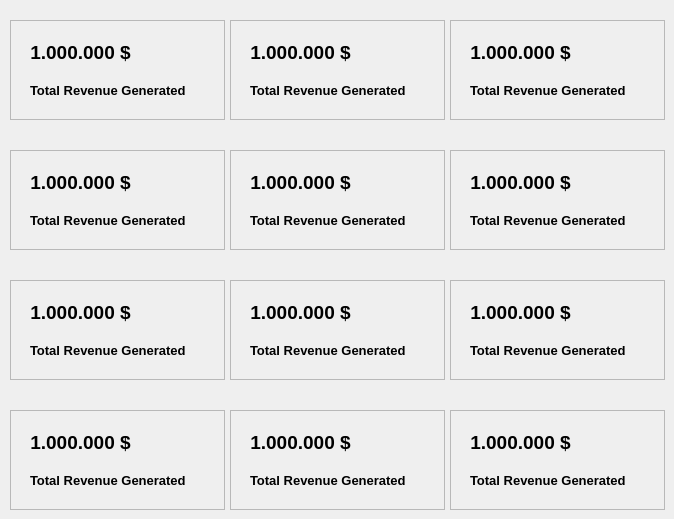
      <widget class="QWidget" name="page">
       <widget class="QFrame" name="frame_7">
        <property name="geometry">
         <rect>
          <x>10</x>
          <y>280</y>
          <width>215</width>
          <height>100</height>
         </rect>
        </property>
        <property name="minimumSize">
         <size>
          <width>215</width>
          <height>100</height>
         </size>
        </property>
        <property name="maximumSize">
         <size>
          <width>215</width>
          <height>100</height>
         </size>
        </property>
        <property name="frameShape">
         <enum>QFrame::StyledPanel</enum>
        </property>
        <property name="frameShadow">
         <enum>QFrame::Raised</enum>
        </property>
        <widget class="QLabel" name="label_11">
         <property name="geometry">
          <rect>
           <x>10</x>
           <y>10</y>
           <width>121</width>
           <height>45</height>
          </rect>
         </property>
         <property name="font">
          <font>
           <pointsize>14</pointsize>
           <weight>75</weight>
           <bold>true</bold>
          </font>
         </property>
         <property name="text">
          <string>1.000.000 $</string>
         </property>
         <property name="alignment">
          <set>Qt::AlignCenter</set>
         </property>
        </widget>
        <widget class="QLabel" name="label_12">
         <property name="geometry">
          <rect>
           <x>144</x>
           <y>10</y>
           <width>65</width>
           <height>45</height>
          </rect>
         </property>
         <property name="minimumSize">
          <size>
           <width>65</width>
           <height>45</height>
          </size>
         </property>
         <property name="maximumSize">
          <size>
           <width>65</width>
           <height>45</height>
          </size>
         </property>
         <property name="text">
          <string/>
         </property>
         <property name="pixmap">
          <pixmap resource="bookstore.qrc">:/Icons/credit-card.svg</pixmap>
         </property>
         <property name="scaledContents">
          <bool>false</bool>
         </property>
         <property name="alignment">
          <set>Qt::AlignCenter</set>
         </property>
        </widget>
        <widget class="QLabel" name="label_13">
         <property name="geometry">
          <rect>
           <x>20</x>
           <y>60</y>
           <width>171</width>
           <height>20</height>
          </rect>
         </property>
         <property name="font">
          <font>
           <pointsize>10</pointsize>
           <weight>75</weight>
           <bold>true</bold>
          </font>
         </property>
         <property name="text">
          <string>Total Revenue Generated</string>
         </property>
        </widget>
       </widget>
       <widget class="QFrame" name="frame_8">
        <property name="geometry">
         <rect>
          <x>10</x>
          <y>410</y>
          <width>215</width>
          <height>100</height>
         </rect>
        </property>
        <property name="minimumSize">
         <size>
          <width>215</width>
          <height>100</height>
         </size>
        </property>
        <property name="maximumSize">
         <size>
          <width>215</width>
          <height>100</height>
         </size>
        </property>
        <property name="frameShape">
         <enum>QFrame::StyledPanel</enum>
        </property>
        <property name="frameShadow">
         <enum>QFrame::Raised</enum>
        </property>
        <widget class="QLabel" name="label_20">
         <property name="geometry">
          <rect>
           <x>10</x>
           <y>10</y>
           <width>121</width>
           <height>45</height>
          </rect>
         </property>
         <property name="font">
          <font>
           <pointsize>14</pointsize>
           <weight>75</weight>
           <bold>true</bold>
          </font>
         </property>
         <property name="text">
          <string>1.000.000 $</string>
         </property>
         <property name="alignment">
          <set>Qt::AlignCenter</set>
         </property>
        </widget>
        <widget class="QLabel" name="label_21">
         <property name="geometry">
          <rect>
           <x>144</x>
           <y>10</y>
           <width>65</width>
           <height>45</height>
          </rect>
         </property>
         <property name="minimumSize">
          <size>
           <width>65</width>
           <height>45</height>
          </size>
         </property>
         <property name="maximumSize">
          <size>
           <width>65</width>
           <height>45</height>
          </size>
         </property>
         <property name="text">
          <string/>
         </property>
         <property name="pixmap">
          <pixmap resource="bookstore.qrc">:/Icons/credit-card.svg</pixmap>
         </property>
         <property name="scaledContents">
          <bool>false</bool>
         </property>
         <property name="alignment">
          <set>Qt::AlignCenter</set>
         </property>
        </widget>
        <widget class="QLabel" name="label_22">
         <property name="geometry">
          <rect>
           <x>20</x>
           <y>60</y>
           <width>171</width>
           <height>20</height>
          </rect>
         </property>
         <property name="font">
          <font>
           <pointsize>10</pointsize>
           <weight>75</weight>
           <bold>true</bold>
          </font>
         </property>
         <property name="text">
          <string>Total Revenue Generated</string>
         </property>
        </widget>
       </widget>
       <widget class="QFrame" name="frame_9">
        <property name="geometry">
         <rect>
          <x>450</x>
          <y>410</y>
          <width>215</width>
          <height>100</height>
         </rect>
        </property>
        <property name="minimumSize">
         <size>
          <width>215</width>
          <height>100</height>
         </size>
        </property>
        <property name="maximumSize">
         <size>
          <width>215</width>
          <height>100</height>
         </size>
        </property>
        <property name="frameShape">
         <enum>QFrame::StyledPanel</enum>
        </property>
        <property name="frameShadow">
         <enum>QFrame::Raised</enum>
        </property>
        <widget class="QLabel" name="label_35">
         <property name="geometry">
          <rect>
           <x>10</x>
           <y>10</y>
           <width>121</width>
           <height>45</height>
          </rect>
         </property>
         <property name="font">
          <font>
           <pointsize>14</pointsize>
           <weight>75</weight>
           <bold>true</bold>
          </font>
         </property>
         <property name="text">
          <string>1.000.000 $</string>
         </property>
         <property name="alignment">
          <set>Qt::AlignCenter</set>
         </property>
        </widget>
        <widget class="QLabel" name="label_36">
         <property name="geometry">
          <rect>
           <x>144</x>
           <y>10</y>
           <width>65</width>
           <height>45</height>
          </rect>
         </property>
         <property name="minimumSize">
          <size>
           <width>65</width>
           <height>45</height>
          </size>
         </property>
         <property name="maximumSize">
          <size>
           <width>65</width>
           <height>45</height>
          </size>
         </property>
         <property name="text">
          <string/>
         </property>
         <property name="pixmap">
          <pixmap resource="bookstore.qrc">:/Icons/credit-card.svg</pixmap>
         </property>
         <property name="scaledContents">
          <bool>false</bool>
         </property>
         <property name="alignment">
          <set>Qt::AlignCenter</set>
         </property>
        </widget>
        <widget class="QLabel" name="label_37">
         <property name="geometry">
          <rect>
           <x>20</x>
           <y>60</y>
           <width>171</width>
           <height>20</height>
          </rect>
         </property>
         <property name="font">
          <font>
           <pointsize>10</pointsize>
           <weight>75</weight>
           <bold>true</bold>
          </font>
         </property>
         <property name="text">
          <string>Total Revenue Generated</string>
         </property>
        </widget>
       </widget>
       <widget class="QFrame" name="frame_11">
        <property name="geometry">
         <rect>
          <x>230</x>
          <y>410</y>
          <width>215</width>
          <height>100</height>
         </rect>
        </property>
        <property name="minimumSize">
         <size>
          <width>215</width>
          <height>100</height>
         </size>
        </property>
        <property name="maximumSize">
         <size>
          <width>215</width>
          <height>100</height>
         </size>
        </property>
        <property name="frameShape">
         <enum>QFrame::StyledPanel</enum>
        </property>
        <property name="frameShadow">
         <enum>QFrame::Raised</enum>
        </property>
        <widget class="QLabel" name="label_38">
         <property name="geometry">
          <rect>
           <x>10</x>
           <y>10</y>
           <width>121</width>
           <height>45</height>
          </rect>
         </property>
         <property name="font">
          <font>
           <pointsize>14</pointsize>
           <weight>75</weight>
           <bold>true</bold>
          </font>
         </property>
         <property name="text">
          <string>1.000.000 $</string>
         </property>
         <property name="alignment">
          <set>Qt::AlignCenter</set>
         </property>
        </widget>
        <widget class="QLabel" name="label_39">
         <property name="geometry">
          <rect>
           <x>144</x>
           <y>10</y>
           <width>65</width>
           <height>45</height>
          </rect>
         </property>
         <property name="minimumSize">
          <size>
           <width>65</width>
           <height>45</height>
          </size>
         </property>
         <property name="maximumSize">
          <size>
           <width>65</width>
           <height>45</height>
          </size>
         </property>
         <property name="text">
          <string/>
         </property>
         <property name="pixmap">
          <pixmap resource="bookstore.qrc">:/Icons/credit-card.svg</pixmap>
         </property>
         <property name="scaledContents">
          <bool>false</bool>
         </property>
         <property name="alignment">
          <set>Qt::AlignCenter</set>
         </property>
        </widget>
        <widget class="QLabel" name="label_40">
         <property name="geometry">
          <rect>
           <x>20</x>
           <y>60</y>
           <width>171</width>
           <height>20</height>
          </rect>
         </property>
         <property name="font">
          <font>
           <pointsize>10</pointsize>
           <weight>75</weight>
           <bold>true</bold>
          </font>
         </property>
         <property name="text">
          <string>Total Revenue Generated</string>
         </property>
        </widget>
       </widget>
       <widget class="QFrame" name="frame_12">
        <property name="geometry">
         <rect>
          <x>450</x>
          <y>280</y>
          <width>215</width>
          <height>100</height>
         </rect>
        </property>
        <property name="minimumSize">
         <size>
          <width>215</width>
          <height>100</height>
         </size>
        </property>
        <property name="maximumSize">
         <size>
          <width>215</width>
          <height>100</height>
         </size>
        </property>
        <property name="frameShape">
         <enum>QFrame::StyledPanel</enum>
        </property>
        <property name="frameShadow">
         <enum>QFrame::Raised</enum>
        </property>
        <widget class="QLabel" name="label_41">
         <property name="geometry">
          <rect>
           <x>10</x>
           <y>10</y>
           <width>121</width>
           <height>45</height>
          </rect>
         </property>
         <property name="font">
          <font>
           <pointsize>14</pointsize>
           <weight>75</weight>
           <bold>true</bold>
          </font>
         </property>
         <property name="text">
          <string>1.000.000 $</string>
         </property>
         <property name="alignment">
          <set>Qt::AlignCenter</set>
         </property>
        </widget>
        <widget class="QLabel" name="label_42">
         <property name="geometry">
          <rect>
           <x>144</x>
           <y>10</y>
           <width>65</width>
           <height>45</height>
          </rect>
         </property>
         <property name="minimumSize">
          <size>
           <width>65</width>
           <height>45</height>
          </size>
         </property>
         <property name="maximumSize">
          <size>
           <width>65</width>
           <height>45</height>
          </size>
         </property>
         <property name="text">
          <string/>
         </property>
         <property name="pixmap">
          <pixmap resource="bookstore.qrc">:/Icons/credit-card.svg</pixmap>
         </property>
         <property name="scaledContents">
          <bool>false</bool>
         </property>
         <property name="alignment">
          <set>Qt::AlignCenter</set>
         </property>
        </widget>
        <widget class="QLabel" name="label_43">
         <property name="geometry">
          <rect>
           <x>20</x>
           <y>60</y>
           <width>171</width>
           <height>20</height>
          </rect>
         </property>
         <property name="font">
          <font>
           <pointsize>10</pointsize>
           <weight>75</weight>
           <bold>true</bold>
          </font>
         </property>
         <property name="text">
          <string>Total Revenue Generated</string>
         </property>
        </widget>
       </widget>
       <widget class="QFrame" name="frame_14">
        <property name="geometry">
         <rect>
          <x>230</x>
          <y>280</y>
          <width>215</width>
          <height>100</height>
         </rect>
        </property>
        <property name="minimumSize">
         <size>
          <width>215</width>
          <height>100</height>
         </size>
        </property>
        <property name="maximumSize">
         <size>
          <width>215</width>
          <height>100</height>
         </size>
        </property>
        <property name="frameShape">
         <enum>QFrame::StyledPanel</enum>
        </property>
        <property name="frameShadow">
         <enum>QFrame::Raised</enum>
        </property>
        <widget class="QLabel" name="label_44">
         <property name="geometry">
          <rect>
           <x>10</x>
           <y>10</y>
           <width>121</width>
           <height>45</height>
          </rect>
         </property>
         <property name="font">
          <font>
           <pointsize>14</pointsize>
           <weight>75</weight>
           <bold>true</bold>
          </font>
         </property>
         <property name="text">
          <string>1.000.000 $</string>
         </property>
         <property name="alignment">
          <set>Qt::AlignCenter</set>
         </property>
        </widget>
        <widget class="QLabel" name="label_45">
         <property name="geometry">
          <rect>
           <x>144</x>
           <y>10</y>
           <width>65</width>
           <height>45</height>
          </rect>
         </property>
         <property name="minimumSize">
          <size>
           <width>65</width>
           <height>45</height>
          </size>
         </property>
         <property name="maximumSize">
          <size>
           <width>65</width>
           <height>45</height>
          </size>
         </property>
         <property name="text">
          <string/>
         </property>
         <property name="pixmap">
          <pixmap resource="bookstore.qrc">:/Icons/credit-card.svg</pixmap>
         </property>
         <property name="scaledContents">
          <bool>false</bool>
         </property>
         <property name="alignment">
          <set>Qt::AlignCenter</set>
         </property>
        </widget>
        <widget class="QLabel" name="label_46">
         <property name="geometry">
          <rect>
           <x>20</x>
           <y>60</y>
           <width>171</width>
           <height>20</height>
          </rect>
         </property>
         <property name="font">
          <font>
           <pointsize>10</pointsize>
           <weight>75</weight>
           <bold>true</bold>
          </font>
         </property>
         <property name="text">
          <string>Total Revenue Generated</string>
         </property>
        </widget>
       </widget>
       <widget class="QFrame" name="frame_15">
        <property name="geometry">
         <rect>
          <x>230</x>
          <y>20</y>
          <width>215</width>
          <height>100</height>
         </rect>
        </property>
        <property name="minimumSize">
         <size>
          <width>215</width>
          <height>100</height>
         </size>
        </property>
        <property name="maximumSize">
         <size>
          <width>215</width>
          <height>100</height>
         </size>
        </property>
        <property name="frameShape">
         <enum>QFrame::StyledPanel</enum>
        </property>
        <property name="frameShadow">
         <enum>QFrame::Raised</enum>
        </property>
        <widget class="QLabel" name="label_47">
         <property name="geometry">
          <rect>
           <x>10</x>
           <y>10</y>
           <width>121</width>
           <height>45</height>
          </rect>
         </property>
         <property name="font">
          <font>
           <pointsize>14</pointsize>
           <weight>75</weight>
           <bold>true</bold>
          </font>
         </property>
         <property name="text">
          <string>1.000.000 $</string>
         </property>
         <property name="alignment">
          <set>Qt::AlignCenter</set>
         </property>
        </widget>
        <widget class="QLabel" name="label_48">
         <property name="geometry">
          <rect>
           <x>144</x>
           <y>10</y>
           <width>65</width>
           <height>45</height>
          </rect>
         </property>
         <property name="minimumSize">
          <size>
           <width>65</width>
           <height>45</height>
          </size>
         </property>
         <property name="maximumSize">
          <size>
           <width>65</width>
           <height>45</height>
          </size>
         </property>
         <property name="text">
          <string/>
         </property>
         <property name="pixmap">
          <pixmap resource="bookstore.qrc">:/Icons/credit-card.svg</pixmap>
         </property>
         <property name="scaledContents">
          <bool>false</bool>
         </property>
         <property name="alignment">
          <set>Qt::AlignCenter</set>
         </property>
        </widget>
        <widget class="QLabel" name="label_49">
         <property name="geometry">
          <rect>
           <x>20</x>
           <y>60</y>
           <width>171</width>
           <height>20</height>
          </rect>
         </property>
         <property name="font">
          <font>
           <pointsize>10</pointsize>
           <weight>75</weight>
           <bold>true</bold>
          </font>
         </property>
         <property name="text">
          <string>Total Revenue Generated</string>
         </property>
        </widget>
       </widget>
       <widget class="QFrame" name="frame_16">
        <property name="geometry">
         <rect>
          <x>450</x>
          <y>20</y>
          <width>215</width>
          <height>100</height>
         </rect>
        </property>
        <property name="minimumSize">
         <size>
          <width>215</width>
          <height>100</height>
         </size>
        </property>
        <property name="maximumSize">
         <size>
          <width>215</width>
          <height>100</height>
         </size>
        </property>
        <property name="frameShape">
         <enum>QFrame::StyledPanel</enum>
        </property>
        <property name="frameShadow">
         <enum>QFrame::Raised</enum>
        </property>
        <widget class="QLabel" name="label_50">
         <property name="geometry">
          <rect>
           <x>10</x>
           <y>10</y>
           <width>121</width>
           <height>45</height>
          </rect>
         </property>
         <property name="font">
          <font>
           <pointsize>14</pointsize>
           <weight>75</weight>
           <bold>true</bold>
          </font>
         </property>
         <property name="text">
          <string>1.000.000 $</string>
         </property>
         <property name="alignment">
          <set>Qt::AlignCenter</set>
         </property>
        </widget>
        <widget class="QLabel" name="label_51">
         <property name="geometry">
          <rect>
           <x>144</x>
           <y>10</y>
           <width>65</width>
           <height>45</height>
          </rect>
         </property>
         <property name="minimumSize">
          <size>
           <width>65</width>
           <height>45</height>
          </size>
         </property>
         <property name="maximumSize">
          <size>
           <width>65</width>
           <height>45</height>
          </size>
         </property>
         <property name="text">
          <string/>
         </property>
         <property name="pixmap">
          <pixmap resource="bookstore.qrc">:/Icons/credit-card.svg</pixmap>
         </property>
         <property name="scaledContents">
          <bool>false</bool>
         </property>
         <property name="alignment">
          <set>Qt::AlignCenter</set>
         </property>
        </widget>
        <widget class="QLabel" name="label_52">
         <property name="geometry">
          <rect>
           <x>20</x>
           <y>60</y>
           <width>171</width>
           <height>20</height>
          </rect>
         </property>
         <property name="font">
          <font>
           <pointsize>10</pointsize>
           <weight>75</weight>
           <bold>true</bold>
          </font>
         </property>
         <property name="text">
          <string>Total Revenue Generated</string>
         </property>
        </widget>
       </widget>
       <widget class="QFrame" name="frame_17">
        <property name="geometry">
         <rect>
          <x>450</x>
          <y>150</y>
          <width>215</width>
          <height>100</height>
         </rect>
        </property>
        <property name="minimumSize">
         <size>
          <width>215</width>
          <height>100</height>
         </size>
        </property>
        <property name="maximumSize">
         <size>
          <width>215</width>
          <height>100</height>
         </size>
        </property>
        <property name="frameShape">
         <enum>QFrame::StyledPanel</enum>
        </property>
        <property name="frameShadow">
         <enum>QFrame::Raised</enum>
        </property>
        <widget class="QLabel" name="label_53">
         <property name="geometry">
          <rect>
           <x>10</x>
           <y>10</y>
           <width>121</width>
           <height>45</height>
          </rect>
         </property>
         <property name="font">
          <font>
           <pointsize>14</pointsize>
           <weight>75</weight>
           <bold>true</bold>
          </font>
         </property>
         <property name="text">
          <string>1.000.000 $</string>
         </property>
         <property name="alignment">
          <set>Qt::AlignCenter</set>
         </property>
        </widget>
        <widget class="QLabel" name="label_54">
         <property name="geometry">
          <rect>
           <x>144</x>
           <y>10</y>
           <width>65</width>
           <height>45</height>
          </rect>
         </property>
         <property name="minimumSize">
          <size>
           <width>65</width>
           <height>45</height>
          </size>
         </property>
         <property name="maximumSize">
          <size>
           <width>65</width>
           <height>45</height>
          </size>
         </property>
         <property name="text">
          <string/>
         </property>
         <property name="pixmap">
          <pixmap resource="bookstore.qrc">:/Icons/credit-card.svg</pixmap>
         </property>
         <property name="scaledContents">
          <bool>false</bool>
         </property>
         <property name="alignment">
          <set>Qt::AlignCenter</set>
         </property>
        </widget>
        <widget class="QLabel" name="label_55">
         <property name="geometry">
          <rect>
           <x>20</x>
           <y>60</y>
           <width>171</width>
           <height>20</height>
          </rect>
         </property>
         <property name="font">
          <font>
           <pointsize>10</pointsize>
           <weight>75</weight>
           <bold>true</bold>
          </font>
         </property>
         <property name="text">
          <string>Total Revenue Generated</string>
         </property>
        </widget>
       </widget>
       <widget class="QFrame" name="frame_18">
        <property name="geometry">
         <rect>
          <x>230</x>
          <y>150</y>
          <width>215</width>
          <height>100</height>
         </rect>
        </property>
        <property name="minimumSize">
         <size>
          <width>215</width>
          <height>100</height>
         </size>
        </property>
        <property name="maximumSize">
         <size>
          <width>215</width>
          <height>100</height>
         </size>
        </property>
        <property name="frameShape">
         <enum>QFrame::StyledPanel</enum>
        </property>
        <property name="frameShadow">
         <enum>QFrame::Raised</enum>
        </property>
        <widget class="QLabel" name="label_56">
         <property name="geometry">
          <rect>
           <x>10</x>
           <y>10</y>
           <width>121</width>
           <height>45</height>
          </rect>
         </property>
         <property name="font">
          <font>
           <pointsize>14</pointsize>
           <weight>75</weight>
           <bold>true</bold>
          </font>
         </property>
         <property name="text">
          <string>1.000.000 $</string>
         </property>
         <property name="alignment">
          <set>Qt::AlignCenter</set>
         </property>
        </widget>
        <widget class="QLabel" name="label_57">
         <property name="geometry">
          <rect>
           <x>144</x>
           <y>10</y>
           <width>65</width>
           <height>45</height>
          </rect>
         </property>
         <property name="minimumSize">
          <size>
           <width>65</width>
           <height>45</height>
          </size>
         </property>
         <property name="maximumSize">
          <size>
           <width>65</width>
           <height>45</height>
          </size>
         </property>
         <property name="text">
          <string/>
         </property>
         <property name="pixmap">
          <pixmap resource="bookstore.qrc">:/Icons/credit-card.svg</pixmap>
         </property>
         <property name="scaledContents">
          <bool>false</bool>
         </property>
         <property name="alignment">
          <set>Qt::AlignCenter</set>
         </property>
        </widget>
        <widget class="QLabel" name="label_58">
         <property name="geometry">
          <rect>
           <x>20</x>
           <y>60</y>
           <width>171</width>
           <height>20</height>
          </rect>
         </property>
         <property name="font">
          <font>
           <pointsize>10</pointsize>
           <weight>75</weight>
           <bold>true</bold>
          </font>
         </property>
         <property name="text">
          <string>Total Revenue Generated</string>
         </property>
        </widget>
       </widget>
       <widget class="QFrame" name="frame_19">
        <property name="geometry">
         <rect>
          <x>10</x>
          <y>20</y>
          <width>215</width>
          <height>100</height>
         </rect>
        </property>
        <property name="minimumSize">
         <size>
          <width>215</width>
          <height>100</height>
         </size>
        </property>
        <property name="maximumSize">
         <size>
          <width>215</width>
          <height>100</height>
         </size>
        </property>
        <property name="frameShape">
         <enum>QFrame::StyledPanel</enum>
        </property>
        <property name="frameShadow">
         <enum>QFrame::Raised</enum>
        </property>
        <widget class="QLabel" name="label_59">
         <property name="geometry">
          <rect>
           <x>10</x>
           <y>10</y>
           <width>121</width>
           <height>45</height>
          </rect>
         </property>
         <property name="font">
          <font>
           <pointsize>14</pointsize>
           <weight>75</weight>
           <bold>true</bold>
          </font>
         </property>
         <property name="text">
          <string>1.000.000 $</string>
         </property>
         <property name="alignment">
          <set>Qt::AlignCenter</set>
         </property>
        </widget>
        <widget class="QLabel" name="label_60">
         <property name="geometry">
          <rect>
           <x>144</x>
           <y>10</y>
           <width>65</width>
           <height>45</height>
          </rect>
         </property>
         <property name="minimumSize">
          <size>
           <width>65</width>
           <height>45</height>
          </size>
         </property>
         <property name="maximumSize">
          <size>
           <width>65</width>
           <height>45</height>
          </size>
         </property>
         <property name="text">
          <string/>
         </property>
         <property name="pixmap">
          <pixmap resource="bookstore.qrc">:/Icons/credit-card.svg</pixmap>
         </property>
         <property name="scaledContents">
          <bool>false</bool>
         </property>
         <property name="alignment">
          <set>Qt::AlignCenter</set>
         </property>
        </widget>
        <widget class="QLabel" name="label_61">
         <property name="geometry">
          <rect>
           <x>20</x>
           <y>60</y>
           <width>171</width>
           <height>20</height>
          </rect>
         </property>
         <property name="font">
          <font>
           <pointsize>10</pointsize>
           <weight>75</weight>
           <bold>true</bold>
          </font>
         </property>
         <property name="text">
          <string>Total Revenue Generated</string>
         </property>
        </widget>
       </widget>
       <widget class="QFrame" name="frame_20">
        <property name="geometry">
         <rect>
          <x>10</x>
          <y>150</y>
          <width>215</width>
          <height>100</height>
         </rect>
        </property>
        <property name="minimumSize">
         <size>
          <width>215</width>
          <height>100</height>
         </size>
        </property>
        <property name="maximumSize">
         <size>
          <width>215</width>
          <height>100</height>
         </size>
        </property>
        <property name="frameShape">
         <enum>QFrame::StyledPanel</enum>
        </property>
        <property name="frameShadow">
         <enum>QFrame::Raised</enum>
        </property>
        <widget class="QLabel" name="label_62">
         <property name="geometry">
          <rect>
           <x>10</x>
           <y>10</y>
           <width>121</width>
           <height>45</height>
          </rect>
         </property>
         <property name="font">
          <font>
           <pointsize>14</pointsize>
           <weight>75</weight>
           <bold>true</bold>
          </font>
         </property>
         <property name="text">
          <string>1.000.000 $</string>
         </property>
         <property name="alignment">
          <set>Qt::AlignCenter</set>
         </property>
        </widget>
        <widget class="QLabel" name="label_63">
         <property name="geometry">
          <rect>
           <x>144</x>
           <y>10</y>
           <width>65</width>
           <height>45</height>
          </rect>
         </property>
         <property name="minimumSize">
          <size>
           <width>65</width>
           <height>45</height>
          </size>
         </property>
         <property name="maximumSize">
          <size>
           <width>65</width>
           <height>45</height>
          </size>
         </property>
         <property name="text">
          <string/>
         </property>
         <property name="pixmap">
          <pixmap resource="bookstore.qrc">:/Icons/credit-card.svg</pixmap>
         </property>
         <property name="scaledContents">
          <bool>false</bool>
         </property>
         <property name="alignment">
          <set>Qt::AlignCenter</set>
         </property>
        </widget>
        <widget class="QLabel" name="label_64">
         <property name="geometry">
          <rect>
           <x>20</x>
           <y>60</y>
           <width>171</width>
           <height>20</height>
          </rect>
         </property>
         <property name="font">
          <font>
           <pointsize>10</pointsize>
           <weight>75</weight>
           <bold>true</bold>
          </font>
         </property>
         <property name="text">
          <string>Total Revenue Generated</string>
         </property>
        </widget>
       </widget>
      </widget>
